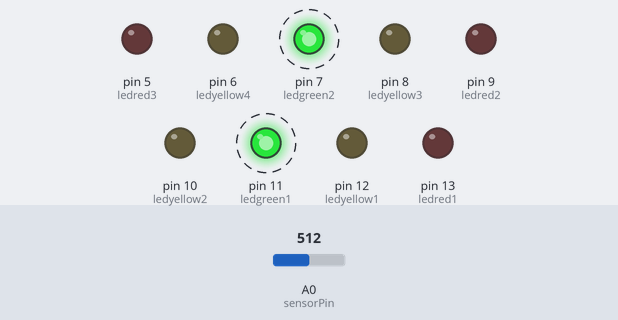
A sketch run on a simulated Arduino Uno, built with avr-gcc and run on an emulated ATmega328P. Parts: output pins drawn as LEDs (lit = HIGH). Dashed ring = blinking. The inputs (shaded band) are chosen by the test bench; at power-on: A0 (sensorPin) = 512. Random numbers use the default seed unless the sketch sets one.

Above: at 0.9 s.
1.3 s: A0 (sensorPin) set to 603
4.3 s: A0 (sensorPin) set to 631
At 4.5 s:
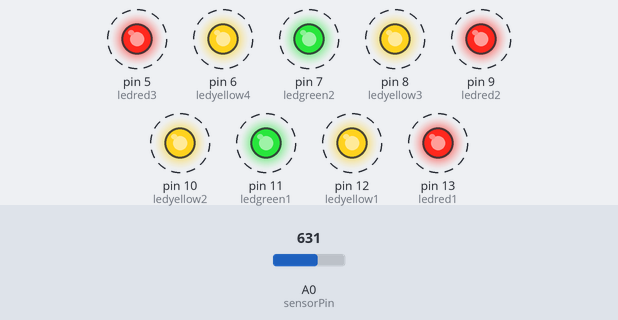
7.3 s: A0 (sensorPin) set to 806
10.3 s: A0 (sensorPin) set to 826
At 11.3 s:
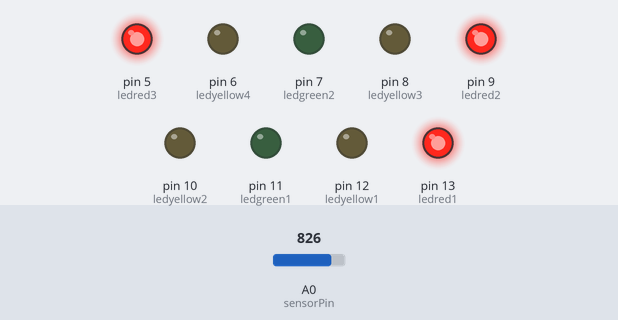
Timing chart, 0 to 29.1 s (numbered marks = the images above; inputs shaded):
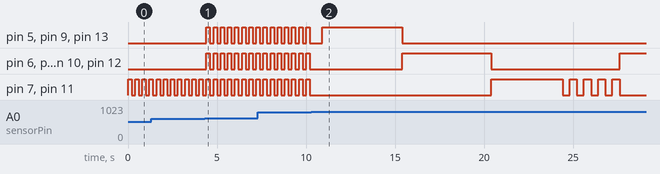

The sketch:

2_katse_valguskett_kald.ino
```cpp
int sensorPin = 0;

int ledred1 = 13; //red
int ledyellow1 = 12; //yellow
int ledgreen1 = 11;//green
int ledred2 = 9;//red
int ledyellow2 = 10;//yellow
int ledgreen2 = 7;//green
int ledred3 = 5;//red
int ledyellow3 = 8;//yellow
int ledyellow4 = 6;//green

int sensorValue = 0;
int Value_new;
int Value_new2;
int randomNum;
void red()
{
  digitalWrite(ledred1, HIGH);
  digitalWrite(ledred2, HIGH);
  digitalWrite(ledred3, HIGH);
  delay(200);
  digitalWrite(ledred1, LOW);
  digitalWrite(ledred2, LOW);
  digitalWrite(ledred3, LOW);
  delay(200);
}
void yellow()
{
  digitalWrite(ledyellow1, HIGH);
  digitalWrite(ledyellow2, HIGH);
  digitalWrite(ledyellow3, HIGH);
  digitalWrite(ledyellow4, HIGH);

  delay(200);
  digitalWrite(ledyellow1, LOW);
  digitalWrite(ledyellow2, LOW);
  digitalWrite(ledyellow3, LOW);
  digitalWrite(ledyellow4, LOW);
  delay(200);
}
void green()
{
  digitalWrite(ledgreen1, HIGH);
  digitalWrite(ledgreen2, HIGH);
  delay(200);
  digitalWrite(ledgreen1, LOW);
  digitalWrite(ledgreen2, LOW);
  delay(200);
}

void blink_All()
{
  digitalWrite(ledgreen1, HIGH);
  digitalWrite(ledgreen2, HIGH);
  digitalWrite(ledyellow1, HIGH);
  digitalWrite(ledyellow2, HIGH);
  digitalWrite(ledyellow3, HIGH);
  digitalWrite(ledyellow4, HIGH);
  digitalWrite(ledred1, HIGH);
  digitalWrite(ledred2, HIGH);
  digitalWrite(ledred3, HIGH);
  delay(200);
  digitalWrite(ledgreen1, LOW);
  digitalWrite(ledgreen2, LOW);
  digitalWrite(ledyellow1, LOW);
  digitalWrite(ledyellow2, LOW);
  digitalWrite(ledyellow3, LOW);
  digitalWrite(ledyellow4, LOW);
  digitalWrite(ledred1, LOW);
  digitalWrite(ledred2, LOW);
  digitalWrite(ledred3, LOW);
  delay(200);

}

void blink_one_color_group()
{
	for (int i = 0; i < 36; i++)
    {


    	if (i>= 1 & i < 10)
        {
        	  	digitalWrite(ledred1, HIGH);
  			  	digitalWrite(ledred2, HIGH);
              	digitalWrite(ledred3, HIGH);
              	digitalWrite(ledyellow1, LOW);
  				digitalWrite(ledyellow2, LOW);
  				digitalWrite(ledyellow3, LOW);
  				digitalWrite(ledyellow4, LOW);
          		delay(500);
        }
      	else if (i>= 10 & i < 20)
        {
        	    digitalWrite(ledred1, LOW);
  			  	digitalWrite(ledred2, LOW);
              	digitalWrite(ledred3, LOW);
              	digitalWrite(ledyellow1, HIGH);
  				digitalWrite(ledyellow2, HIGH);
  				digitalWrite(ledyellow3, HIGH);
  				digitalWrite(ledyellow4, HIGH);
          		digitalWrite(ledgreen1, LOW);
          		digitalWrite(ledgreen2, LOW);
          		delay(500);
        }
      	else if (i>= 20 & i < 28)
        {
        		digitalWrite(ledyellow1, LOW);
  				digitalWrite(ledyellow2, LOW);
  				digitalWrite(ledyellow3, LOW);
  				digitalWrite(ledyellow4, LOW);
          		digitalWrite(ledgreen1, HIGH);
          		digitalWrite(ledgreen2, HIGH);
          		delay(500);

        }
      	else if (i>= 28 & i < 30)
        {
        	    digitalWrite(ledgreen1, LOW);
          		digitalWrite(ledgreen2, LOW);
          		delay(400);
          		digitalWrite(ledgreen1, HIGH);
          		digitalWrite(ledgreen2, HIGH);
          		delay(400);
          		digitalWrite(ledgreen1, LOW);
          		digitalWrite(ledgreen2, LOW);
          		delay(400);
          		digitalWrite(ledgreen1, HIGH);
          		digitalWrite(ledgreen2, HIGH);
          		delay(400);
          		digitalWrite(ledgreen1, LOW);
          		digitalWrite(ledgreen2, LOW);
        }
     	else if (i>= 30 & i < 36)
        {
        	    digitalWrite(ledred1, LOW);
  			  	digitalWrite(ledred2, LOW);
              	digitalWrite(ledred3, LOW);
              	digitalWrite(ledyellow1, HIGH);
  				digitalWrite(ledyellow2, HIGH);
  				digitalWrite(ledyellow3, HIGH);
  				digitalWrite(ledyellow4, HIGH);
          		digitalWrite(ledgreen1, LOW);
          		digitalWrite(ledgreen2, LOW);
          		delay(500);
        }
      	else
      	{
      		    digitalWrite(ledred1, LOW);
  				digitalWrite(ledred2, LOW);
  				digitalWrite(ledred3, LOW);
        		digitalWrite(ledgreen1, LOW);
        		digitalWrite(ledgreen2, LOW);
          		delay(500);
      	}
    }
}

void blink_one_random_color_group()
{

	randomNum = random(6);
  	Serial.print(randomNum);
  	digitalWrite(ledred1, LOW);
  	digitalWrite(ledred2, LOW);
  	digitalWrite(ledred3, LOW);
    digitalWrite(ledyellow1, LOW);
  	digitalWrite(ledyellow2, LOW);
  	digitalWrite(ledyellow3, LOW);
    digitalWrite(ledyellow4, LOW);
  	digitalWrite(ledgreen1, LOW);
 	digitalWrite(ledgreen2, LOW);
  	if (randomNum == 3)
    {
   		digitalWrite(ledred1, HIGH);
  		digitalWrite(ledred2, HIGH);
  		digitalWrite(ledred3, HIGH);
      	delay(500);

    }
  	else if (randomNum == 4)
    {
		digitalWrite(ledyellow1, HIGH);
  		digitalWrite(ledyellow2, HIGH);
  		digitalWrite(ledyellow3, HIGH);
    	digitalWrite(ledyellow4, HIGH);
      	delay(500);

    }
  	else if (randomNum == 5)
    {
    	digitalWrite(ledgreen1, HIGH);
 	   	digitalWrite(ledgreen2, HIGH);
        delay(500);

    }

	delay(500);
}


void setup()
{
  pinMode(ledred1,OUTPUT);
  pinMode(ledred2,OUTPUT);
  pinMode(ledred3,OUTPUT);
  pinMode(ledyellow1,OUTPUT);
  pinMode(ledyellow2,OUTPUT);
  pinMode(ledyellow3,OUTPUT);
  pinMode(ledgreen1,OUTPUT);
  pinMode(ledgreen2,OUTPUT);
  pinMode(ledyellow4,OUTPUT);
}

void loop()
{
  Value_new = analogRead(sensorPin);
  Serial.print(Value_new);

  Value_new2=map(Value_new,0,1023,0,5);

  if (Value_new2 == 0)
  {
    red();
  }
  else if(Value_new2 == 1)
  {
    yellow();
  }
  else if (Value_new2 == 2)
  {
    green();
  }
  else if (Value_new2 == 3)
  {
  	blink_All();
  }
  else if (Value_new2 == 4)
  {
  	blink_one_color_group();
  }
  else if (Value_new2 == 5)
  {
  	blink_one_random_color_group();
  }
  else
  {
    digitalWrite(ledred1, LOW);
  	digitalWrite(ledred2, LOW);
  	digitalWrite(ledred3, LOW);
    digitalWrite(ledyellow1, LOW);
  	digitalWrite(ledyellow2, LOW);
  	digitalWrite(ledyellow3, LOW);
    digitalWrite(ledyellow4, LOW);

  }

}
```

Measured:
- the behaviour switches between 613 and 614 on A0 (sensorPin) (found by bisection; images 0 and 1)
- the behaviour switches between 818 and 819 on A0 (sensorPin) (found by bisection; images 1 and 2)
- after the input at 4.3 s, pin 5 (ledred3), pin 6 (ledyellow4), pin 8 (ledyellow3), pin 9 (ledred2), pin 10 (ledyellow2), pin 12 (ledyellow1), pin 13 (ledred1): alternates HIGH for 0.20 s and LOW for 0.20 s, starting after 0.10 s
